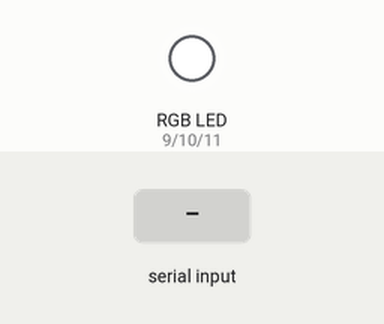
Recording of a sketch running on a simulated Arduino Uno, built with avr-gcc and run on an emulated ATmega328P. On the bench: an RGB LED mixed from three pins (HIGH = lit). The test bench sets the inputs (shaded band).

Above: at 1.2 s.
1.3 s: "R90\n" received over Serial
At 1.9 s:
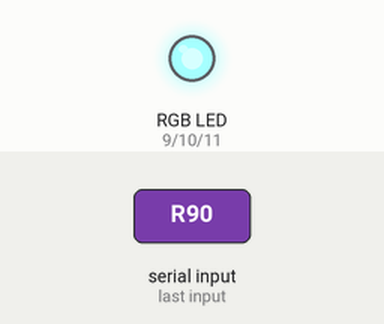
2.8 s: "G90\n" received over Serial
At 4.0 s:
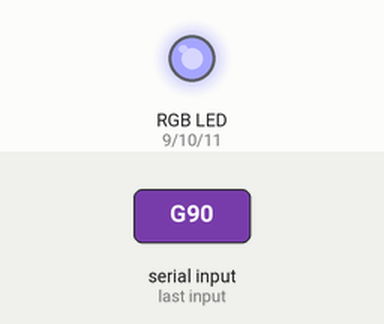
4.3 s: "R,45\n" received over Serial
At 5.3 s:
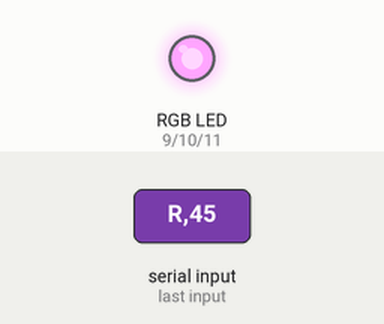
5.8 s: "G,45\n" received over Serial
At 6.4 s:
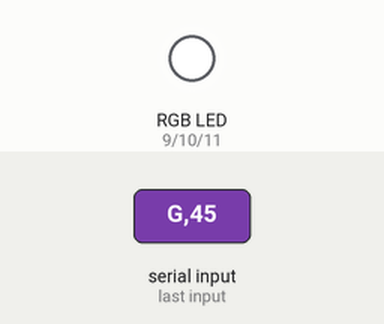
7.3 s: "B90\n" received over Serial
At 7.6 s:
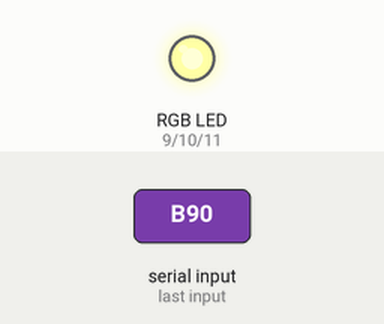
8.8 s: "R90\n" received over Serial
At 10.0 s:
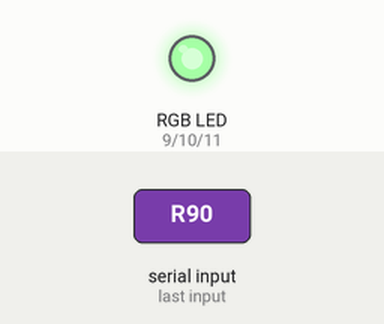
Timing chart, 0 to 11.3 s (numbered marks = the images above; inputs shaded):
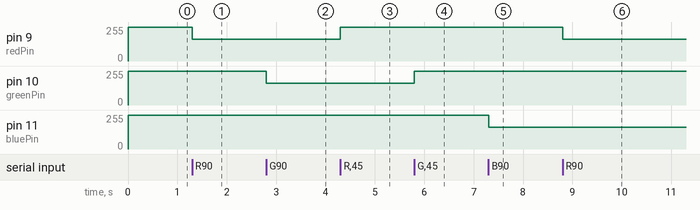

The sketch:

RGBLEDControl.ino
```cpp
const int redPin = 9;     //Red pin of RGB LED attached to Arduino digital pin 9
const int greenPin = 10;  //Green pin of RGB LED attached to Arduino digital pin 10
const int bluePin = 11;   //Blue pin of RGB LED attached to Arduino digital pin 11

String redValue;       //we define the redValue
String greenValue;     //we define the greenValue
String blueValue;      //we define the blueValue

char message[12];          //we store color symbols in message array. color message from Android app consists of 12 characters
byte index = 0;            //we define the position in array

//variables:
char read_char;            //we define read character variable
char currentColor;         //we define currentColor variable
int star = 0;              //we define star variable

void setup() {
  Serial.begin(9600);       //we initialize serial communication at 9600 bps
  pinMode(redPin,OUTPUT);   //we set the redPin as OUTPUT
  pinMode(greenPin, OUTPUT);//we set the greenPin as OUTPUT
  pinMode(bluePin,OUTPUT);  //we set the bluePin as OUTPUT
}

void loop() {
  while(Serial.available() > 0){  //while we are reading the message
    star = 0;
    if(index < (11)){             //the color message can have up to 12 characters
      read_char = Serial.read();  //we read a character and store it in message array
      message[index] = read_char;
      if(read_char=='R'){
         currentColor = 'R';
         redValue = "";
      }
      else if(read_char=='G'){
         currentColor = 'G';
         greenValue = "";
      }
      else if(read_char=='B'){
         currentColor = 'B';
         blueValue = "";
      }
      if(currentColor == 'R' && read_char!='R'){//if currentColor equal to 'R' and read_char is not equal to 'R'
         redValue += read_char;                 //equivalent to the expression redValue = redValue + read_char
      }
      else if(currentColor == 'G' && read_char!='G'){//if currentColor equal to 'G' and read_char is not equal to 'G'
         greenValue += read_char;                    //equivalent to the expression greenValue = greenValue + read_char
      }
      else if(currentColor == 'B' && read_char!='B'){//if currentColor equal to 'B' and read_char is not equal to 'B'
         blueValue += read_char;                     //equivalent to the expression blueValue = blueValue + read_char
      }
      index++;                     //we increment position
      message[index] = '\0';       //we delete the last position
   }

 }

 if(star == 0){
   analogWrite(redPin, 255-redValue.toInt());
   analogWrite(greenPin, 255-greenValue.toInt());
   analogWrite(bluePin, 255-blueValue.toInt());

    star=1;
       for(int i=0; i<12; i++){
      message[i] = '\0';
    }
    index=0;  //we reset the index
 }

}
```

Measured:
- after the input at 1.3 s, pin 9 (redPin): 255/255 → 165/255 at once
- after the input at 2.8 s, pin 10 (greenPin): 255/255 → 165/255 at once
- after the input at 4.3 s, pin 9 (redPin): 165/255 → 255/255 at once
- after the input at 5.8 s, pin 10 (greenPin): 165/255 → 255/255 at once
- after the input at 7.3 s, pin 11 (bluePin): 255/255 → 165/255 at once
- after the input at 8.8 s, pin 9 (redPin): 255/255 → 165/255 at once
